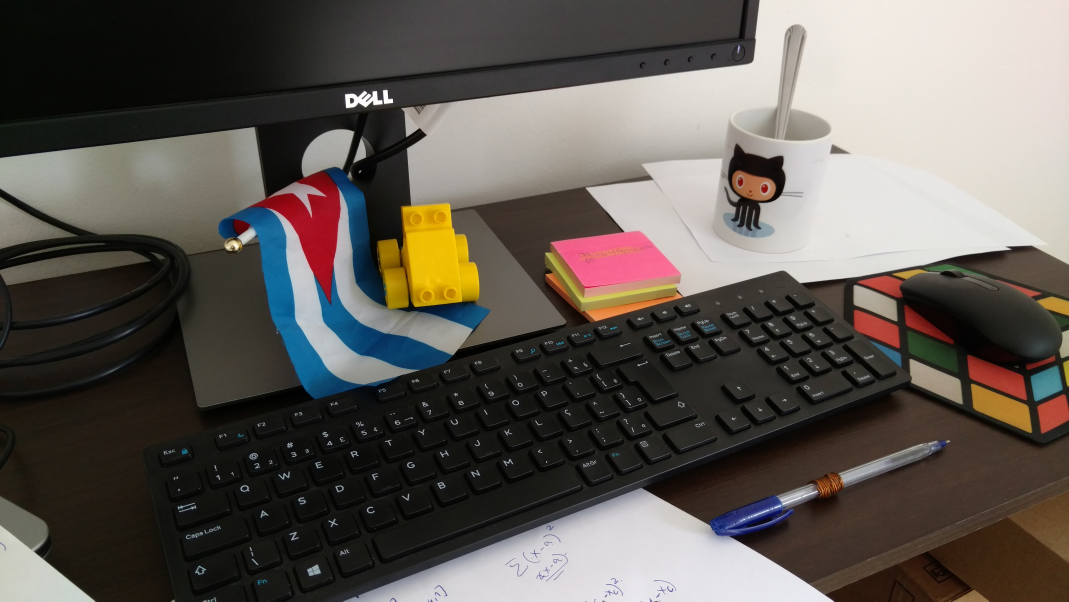
#> input picture rec/image.jpg, 5344 x 3006 px (shown at 1/5 size)
$ python -i functional.py   (imports and definitions only)
#> lines starting #> are read from the running program, lines starting #| are printed output that depends on the picture
import itertools

import math
import random

import cv2
import numpy as np
import PIL.Image

import torch

from scipy import ndimage
from scipy.interpolate import griddata
from torch.autograd import Variable

from .grid.grid_sample import grid_sample
from .grid.tps_grid_gen import TPSGridGen
from .rectutils import Rect


# [4 lines left out: function cunsqueeze, not called in this run]


def clip(img, dtype, maxval):
    return np.clip(img, 0, maxval).astype(dtype)


# [44 lines left out: functions relabel, scale, pad, not called in this run]


def hflip(x):
    return cunsqueeze(cv2.flip(x, 0))


def vflip(x):
    return cunsqueeze(cv2.flip(x, 1))


def rotate90(x):
    return cunsqueeze(cv2.flip(cunsqueeze(x).transpose(1, 0, 2), 1))


def rotate180(x):
    return cunsqueeze(cv2.flip(x, -1))


def rotate270(x):
    return cunsqueeze(cv2.flip(cunsqueeze(x).transpose(1, 0, 2), 0))


def transpose(x):
    return cunsqueeze(cunsqueeze(x).transpose(1, 0, 2))


def is_box_inside(img, box):
    return box[0] < 0 or box[1] < 0 or box[2] + box[0] >= img.shape[1] or box[3] + box[1] >= img.shape[0]


# [52 lines left out: functions pad_img_to_fit_bbox, imcrop, unsharp, not called in this run]


def gaussian_noise(image, sigma=0.5):
#> called with sigma = 0.5
    lab = cv2.cvtColor(image, cv2.COLOR_RGB2LAB)
#> lab: shape (3006, 5344, 3); mean of channels 0, 1, 2 93.5, 130, 132.4
    gray, a, b = cv2.split(lab)
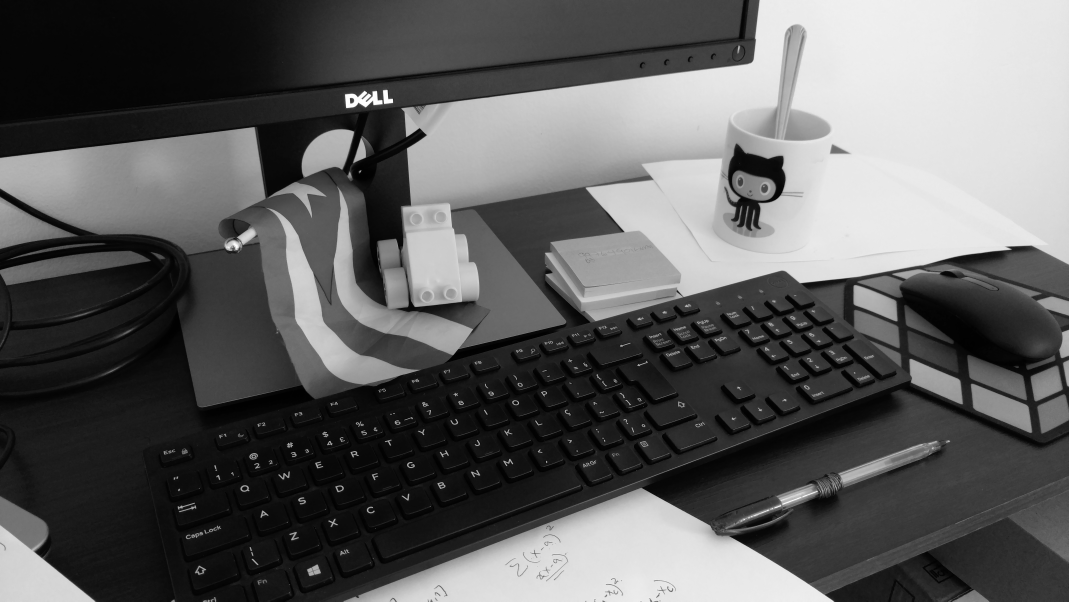
#> gray: shape (3006, 5344) (shown at 1/5 size); min 0, max 255, mean 93.5
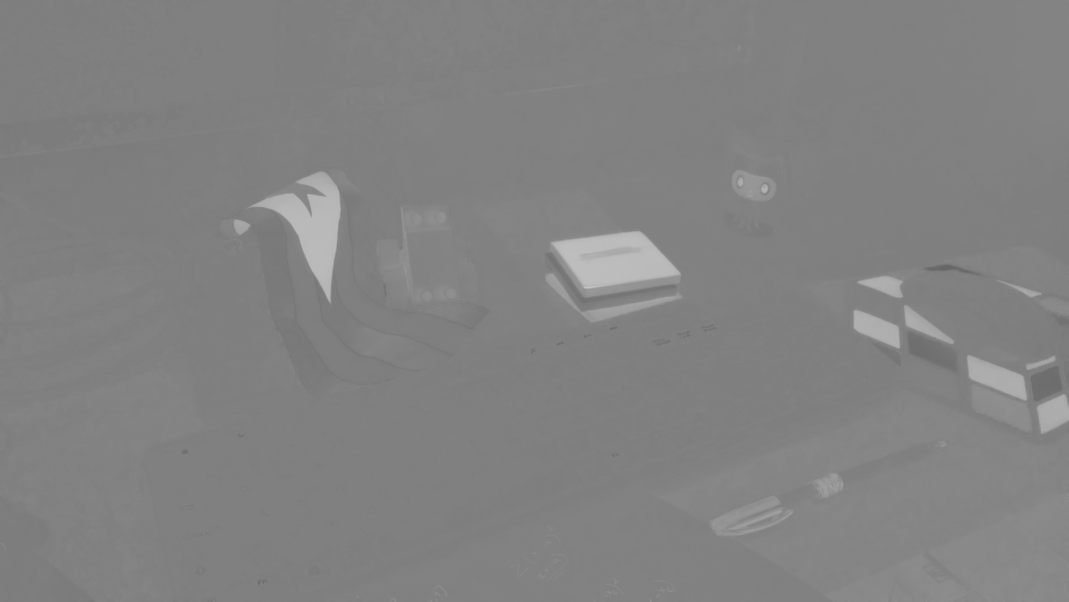
#> a: shape (3006, 5344) (shown at 1/5 size); min 101, max 202, mean 130
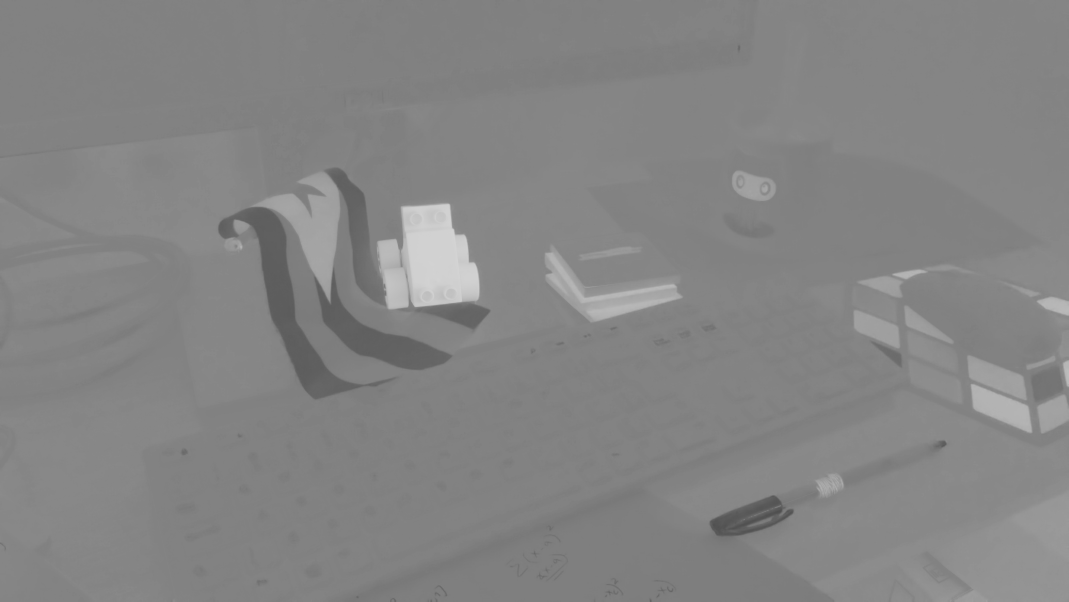
#> b: shape (3006, 5344) (shown at 1/5 size); min 78, max 213, mean 132.4
    gray = gray.astype(np.float32) / 255

    H, W = gray.shape
#> H = 3006; W = 5344
    noise = np.array([random.gauss(0, sigma) for i in range(H * W)])
    noise = noise.reshape(H, W)
    noisy = gray + noise
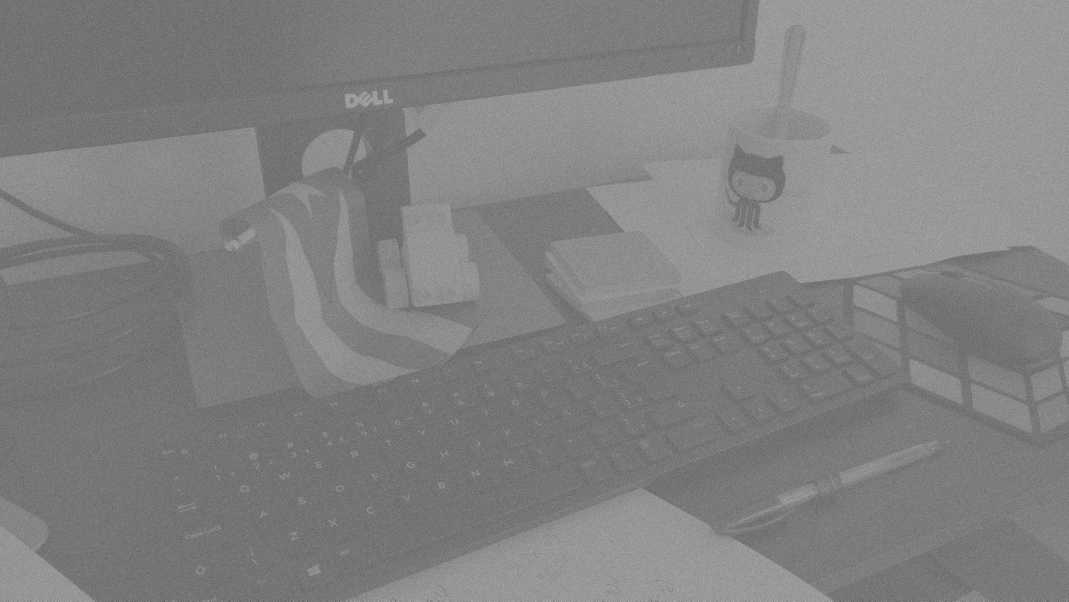
#> noisy: shape (3006, 5344) float64 (shown at 1/5 size); min -2.65, max 3.28, mean 0.367; drawn with min black and max white
    noisy = (np.clip(noisy, 0, 1) * 255).astype(np.uint8)
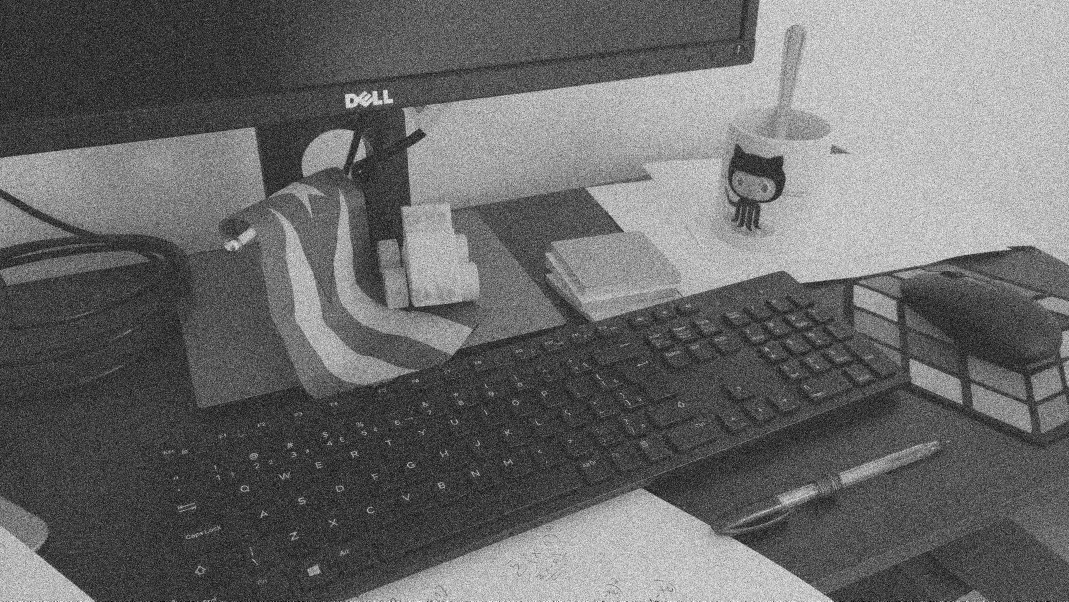
#> noisy: shape (3006, 5344) (shown at 1/5 size); min 0, max 255, mean 105.8

    lab = cv2.merge((noisy, a, b))
#> lab: shape (3006, 5344, 3); mean of channels 0, 1, 2 105.8, 130, 132.4
    image = cv2.cvtColor(lab, cv2.COLOR_LAB2RGB)
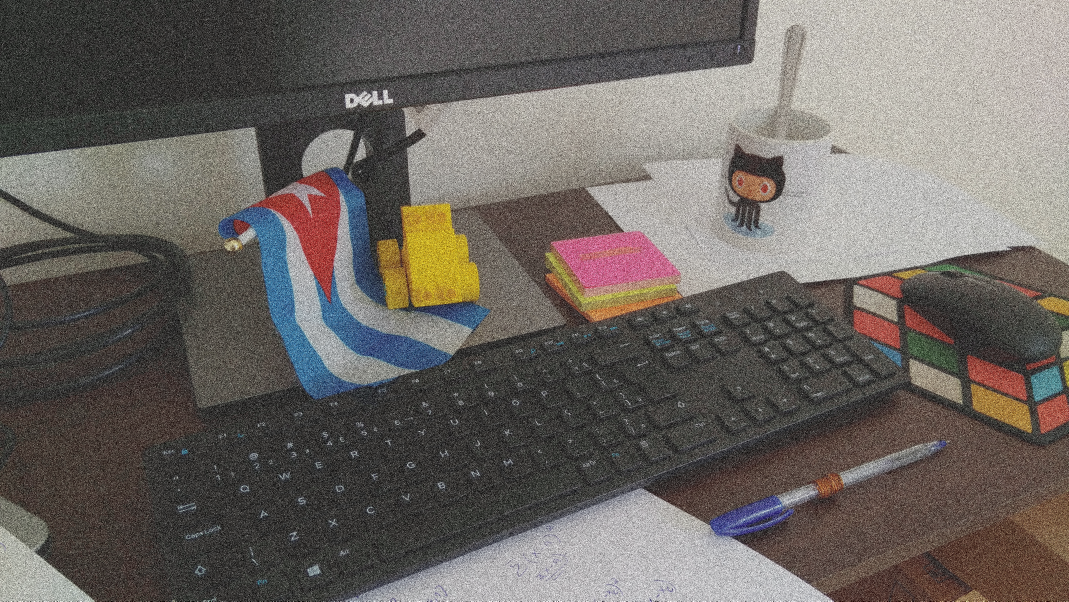
#> image: shape (3006, 5344, 3) (shown at 1/5 size); mean R, G, B 107.6, 101.9, 97.4

    return image


# [239 lines left out: functions speckle_noise, inv_speckle_noise, get_elastic_transform, get_tensor_elastic_transform, get_geometric_random_transform, applay_geometrical_transform and 4 more, not called in this run]


def norm_fro(a, b):
    return np.sum((a - b) ** 2.0)


def complex2vector(c):
    """complex to vector"""
    return np.concatenate((c.real, c.imag), axis=1)


# [468 lines left out: functions image_to_array, resize_image, compute_norm_mat, equalization, distort_img, crop_img and 2 more, not called in this run]

>>> import cv2
>>> picture = cv2.cvtColor(cv2.imread('../../rec/image.jpg'), cv2.COLOR_BGR2RGB)
>>> result = gaussian_noise(picture)
